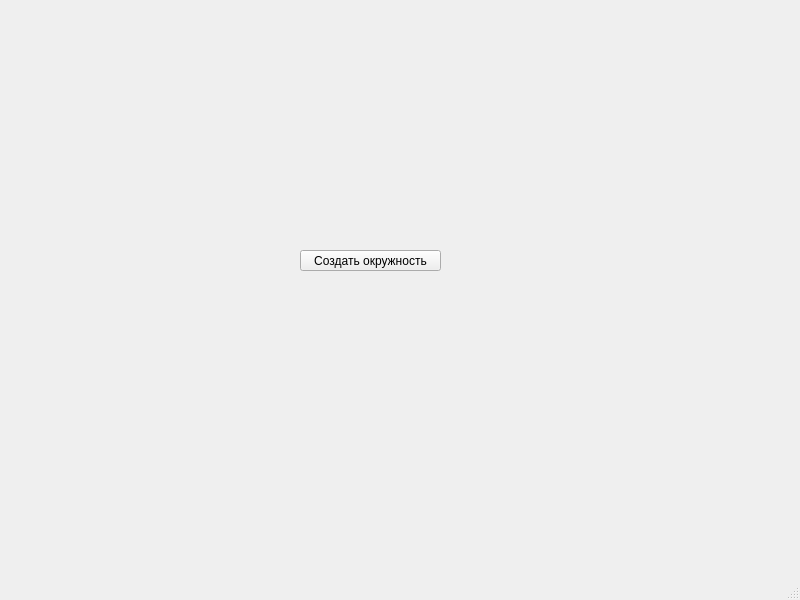
<?xml version="1.0" encoding="UTF-8"?>
<ui version="4.0">
 <class>MainWindow</class>
 <widget class="QMainWindow" name="MainWindow">
  <property name="geometry">
   <rect>
    <x>0</x>
    <y>0</y>
    <width>800</width>
    <height>600</height>
   </rect>
  </property>
  <property name="windowTitle">
   <string>MainWindow</string>
  </property>
  <widget class="QWidget" name="centralwidget">
   <widget class="QPushButton" name="pushButton">
    <property name="geometry">
     <rect>
      <x>300</x>
      <y>250</y>
      <width>141</width>
      <height>21</height>
     </rect>
    </property>
    <property name="text">
     <string>Создать окружность</string>
    </property>
   </widget>
  </widget>
  <widget class="QMenuBar" name="menubar">
   <property name="geometry">
    <rect>
     <x>0</x>
     <y>0</y>
     <width>800</width>
     <height>21</height>
    </rect>
   </property>
  </widget>
  <widget class="QStatusBar" name="statusbar"/>
 </widget>
 <resources/>
 <connections/>
</ui>
